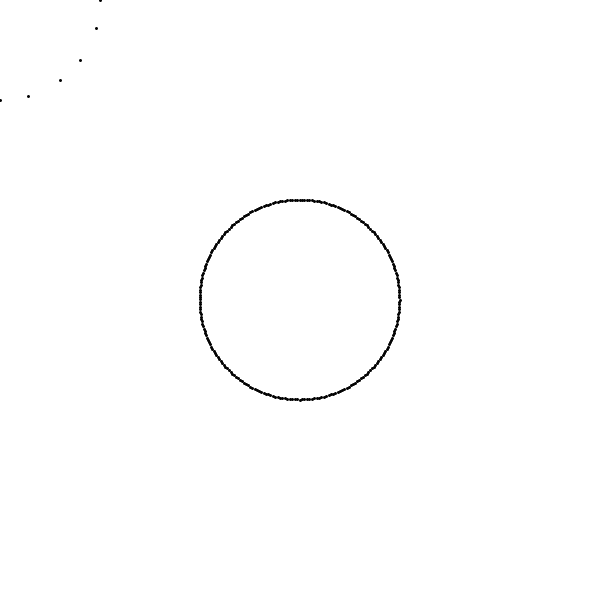
Frame 1 (no input)
Frame 60 (the mouse pressed at the canvas centre just before this capture): identical to frame 1, image omitted
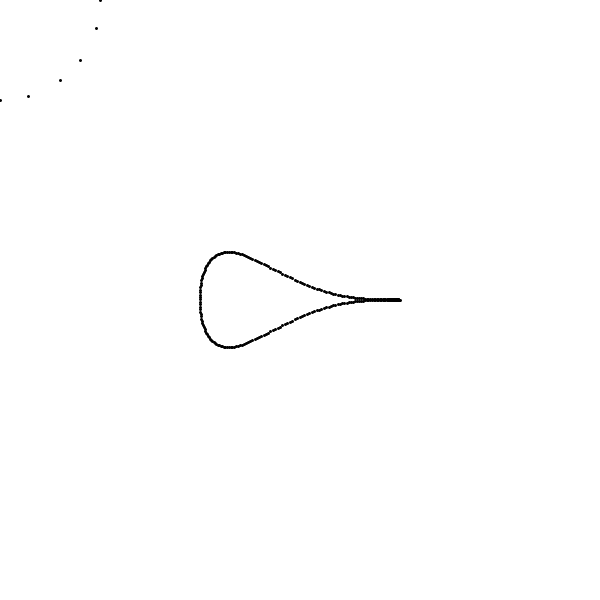
Frame 120 (the mouse held since frame 60 and released just before this capture)

The Processing sketch that drew these frames (run headless with seeded random() and noise(); from frame 60 on, the mouse is pressed at the canvas centre):

// Processing sketch: implicitParametricCurves
// ── implicitParametricCurves.pde
float r = 100;

void setup() {
size(600,600);

}


void draw() {
  background(255);
stroke(0);
strokeWeight(3);
  for(float x=0; x<width; x++) {
    for(float y=0; y<height; y++) {
      if(x*x + y*y == r*r) {
        point(x,y);
      }
    }
  }
  
  for(float theta=0; theta < 2*PI; theta += PI/128) {
    float x = r * cos(theta) + 300;
    float y = r * sin(theta) * pow(sin(theta/2), map(mouseX,0,width,0,10)) + 300;
    point(x,y);
  }
}
